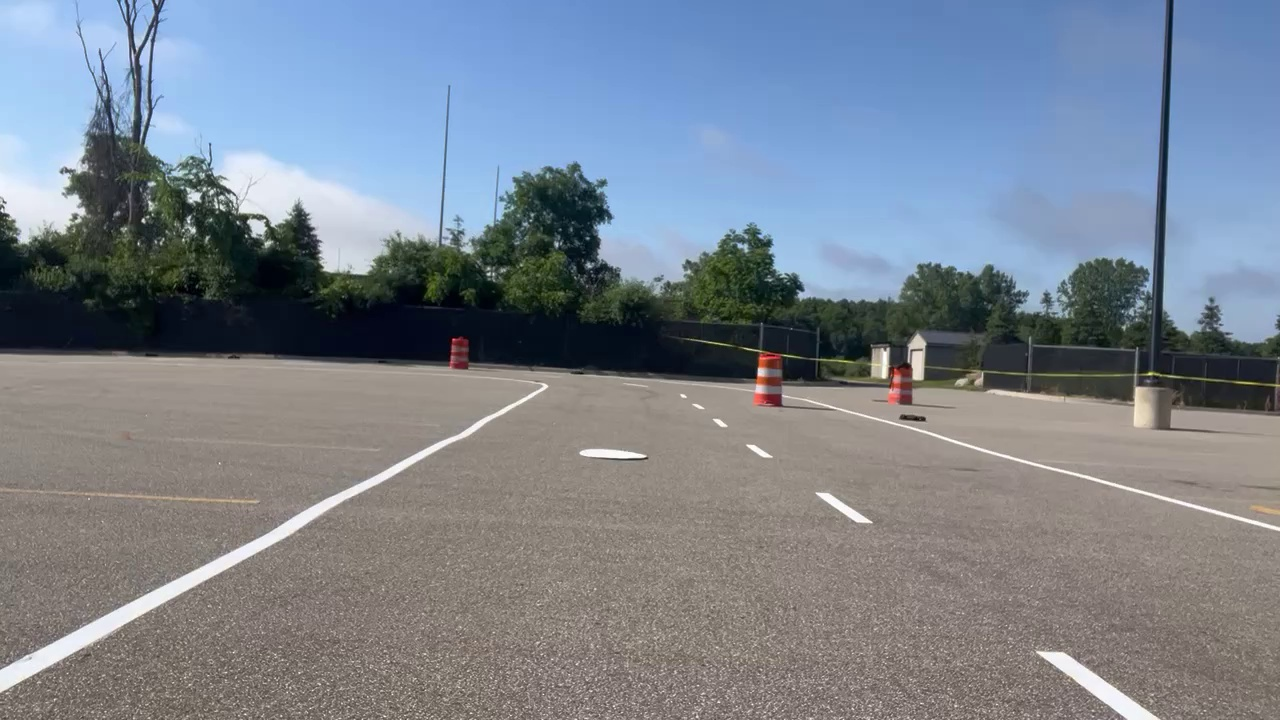
#> input picture examples/raw/frame_000000.jpg, 1280 x 720 px; its folder holds only this picture in this run
$ python check_original_reference.py
#> lines starting #> are read from the running program, lines starting #| are printed output that depends on the picture; after the words box and inside, x2 and y2 are one past the last pixel; in counts of white or black regions, pixels touching at a corner belong together
#> in main, image is the input picture: shape (720, 1280, 3); mean B, G, R 142.7, 131.4, 122.7
### src/avl_white_lines/original_viewer.py
"""Inspect every lane-processing stage beside its final result. Run with Python."""
from __future__ import annotations
import argparse
import json
from dataclasses import dataclass
from pathlib import Path
import cv2
import numpy as np

WINDOW = "MARVIN - lane pipeline | I/O masks | A/D images"
MODES = ["Article HSL white", "Previous HSV defaults", "Saved HSL"]
STAGES = [
    ("Original", "Unmodified raw frame."),
    ("HSV saturation", "HSV saturation channel: white paint usually has low saturation."),
    ("HSV value", "HSV value channel: brightness."),
    ("HSL lightness", "OpenCV calls HSL HLS: channels are H, L, S."),
    ("HSL saturation", "HSL saturation channel."),
    ("Article white mask", "From the article notebook: HSL lightness 200..255; any hue or saturation."),
    ("Previous HSV mask", "HSV H=0..180, S=0..30, V=195..255; previous tester defaults."),
    ("Saved HSL mask", "Saved HSL settings: H=0..36, L=59..205, S=0..40."),
    ("Active color mask", "A copy of the Article white, Previous HSV, or Saved HSL mask selected by M."),
    ("Filtered original", "Original colors kept where the active mask is white; all other pixels become black."),
    ("Grayscale", "Filtered BGR image converted to grayscale."),
    ("Gaussian blur", "11 x 11 Gaussian smoothing, as in the article."),
    ("Canny edges", "Canny low=50, high=150, as in the linked article."),
    ("ROI edges", "Canny edges AND region mask; input to Hough transform."),
    ("Raw Hough segments", "All Hough segments, including rejected candidates."),
    ("Accepted segments", "Reject flat segments; group by position; keep the strongest aligned set with enough foreground support."),
    ("Fitted line mask", "Least-squares straight estimates; inferred extensions are not paint pixels."),
]

def in_range(img, lo, hi):
    return cv2.inRange(img, np.array(lo, np.uint8), np.array(hi, np.uint8))

def consistent_segments(segments, width):
    """Choose the length-supported line consensus, rather than averaging markings."""
    if not segments:
        return []
    seg = np.asarray(segments,dtype=float)
    lengths = np.hypot(seg[:,2]-seg[:,0],seg[:,3]-seg[:,1])
    best = None
    best_score = -1
    for x1,y1,x2,y2 in seg:
        a = (x2-x1)/(y2-y1)
        b = x1-a*y1
        # Both endpoints must be close to the candidate infinite line.
        residual = np.maximum(np.abs(seg[:,0]-a*seg[:,1]-b),np.abs(seg[:,2]-a*seg[:,3]-b))/np.sqrt(1+a*a)
        keep = residual <= max(5,width*.008)
        score = float(lengths[keep].sum())
        if score > best_score:
            best_score,best = score,keep
    return seg[best].astype(int).tolist()

def process(img, mode=0, article_roi=False):
#> called with mode = 0, article_roi = False
    h, w = img.shape[:2]
#> h = 720; w = 1280
    hsv = cv2.cvtColor(img, cv2.COLOR_BGR2HSV)
#> hsv: shape (720, 1280, 3); mean H, S, V 58.6, 65, 152
    hls = cv2.cvtColor(img, cv2.COLOR_BGR2HLS)
#> hls: shape (720, 1280, 3); mean of channels 0, 1, 2 58.6, 133.3, 68.6
    white = in_range(hls, [0,200,0], [180,255,255])
#> in in_range, `return cv2.inRange(img, np.array(lo, np.uint8), np.array(hi, np.uint8))`:
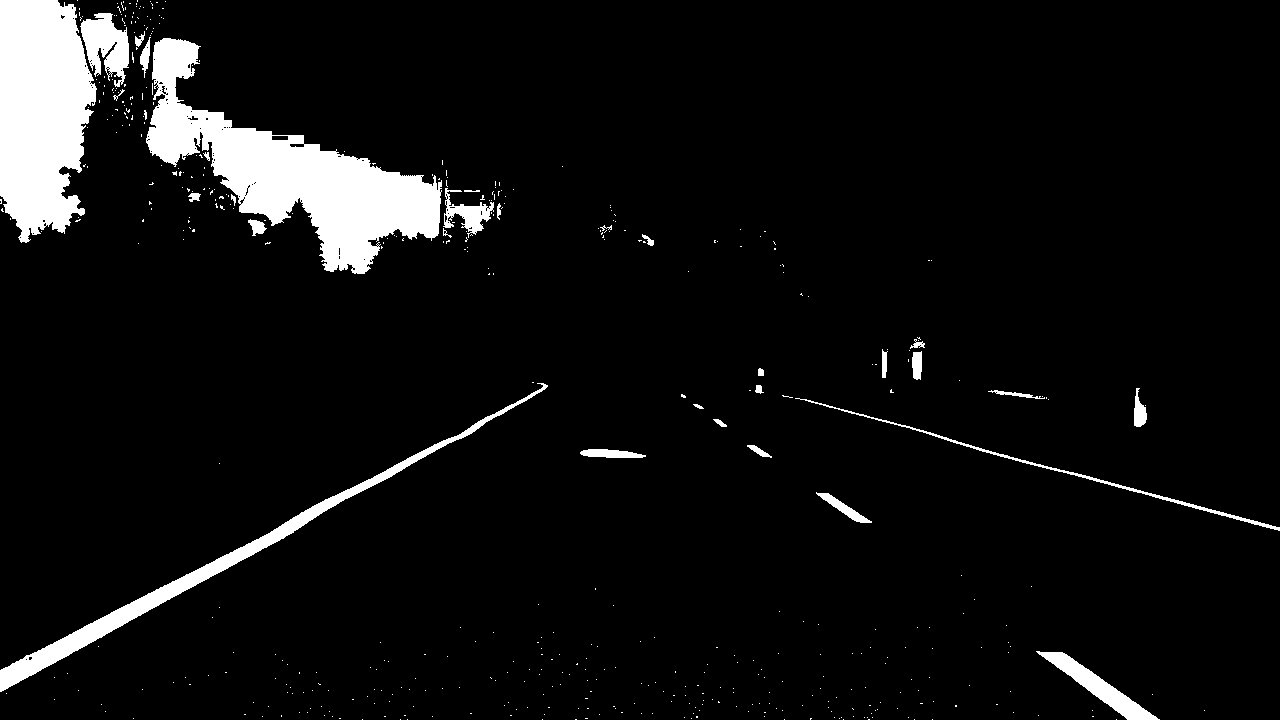
#> returned value: shape (720, 1280); 6.4% white; 507 white regions (475 under 20 px), largest, box (x1, y1, x2, y2) and area: (146, 38, 442, 274) 23313, (0, 0, 97, 243) 18294, (0, 383, 548, 692) 7159
    old_hsv = in_range(hsv, [0,0,195], [180,30,255])
#> in in_range (call 2), `return cv2.inRange(img, np.array(lo, np.uint8), np.array(hi, np.uint8))`: returned value: shape (720, 1280); 2.9% white; 685 white regions (663 under 20 px), largest, box (x1, y1, x2, y2) and area: (220, 158, 435, 274) 9238, (0, 381, 548, 693) 7339, (0, 173, 85, 243) 3245
    saved_hsl = in_range(hls, [0,59,0], [36,205,40])
#> in in_range (call 3), `return cv2.inRange(img, np.array(lo, np.uint8), np.array(hi, np.uint8))`: returned value: shape (720, 1280); 46.4% white; 80 white regions (72 under 20 px), largest, box (x1, y1, x2, y2) and area: (0, 352, 1280, 720) 426044, (867, 344, 891, 381) 384, (906, 335, 928, 382) 339
    active = [white, old_hsv, saved_hsl][mode]
    filtered = cv2.bitwise_and(img, img, mask=active)
    gray = cv2.cvtColor(filtered, cv2.COLOR_BGR2GRAY)
    blur = cv2.GaussianBlur(gray, (11,11), 0)
    edges = cv2.Canny(blur, 50, 150)
#> edges: shape (720, 1280); 0.81% white in thin lines or dots
    roi = np.zeros((h,w), np.uint8)
    # Scale the notebook's 960x540 trapezoid, avoiding its resolution-specific bug.
    points = (np.array([[130/960,1], [410/960,330/540], [650/960,350/540], [930/960,1]]) * [w-1,h-1]).astype(np.int32) if article_roi else np.array([[0,int(.4*h)],[w-1,int(.4*h)],[w-1,h-1],[0,h-1]],np.int32)
    cv2.fillPoly(roi, [points], 255)
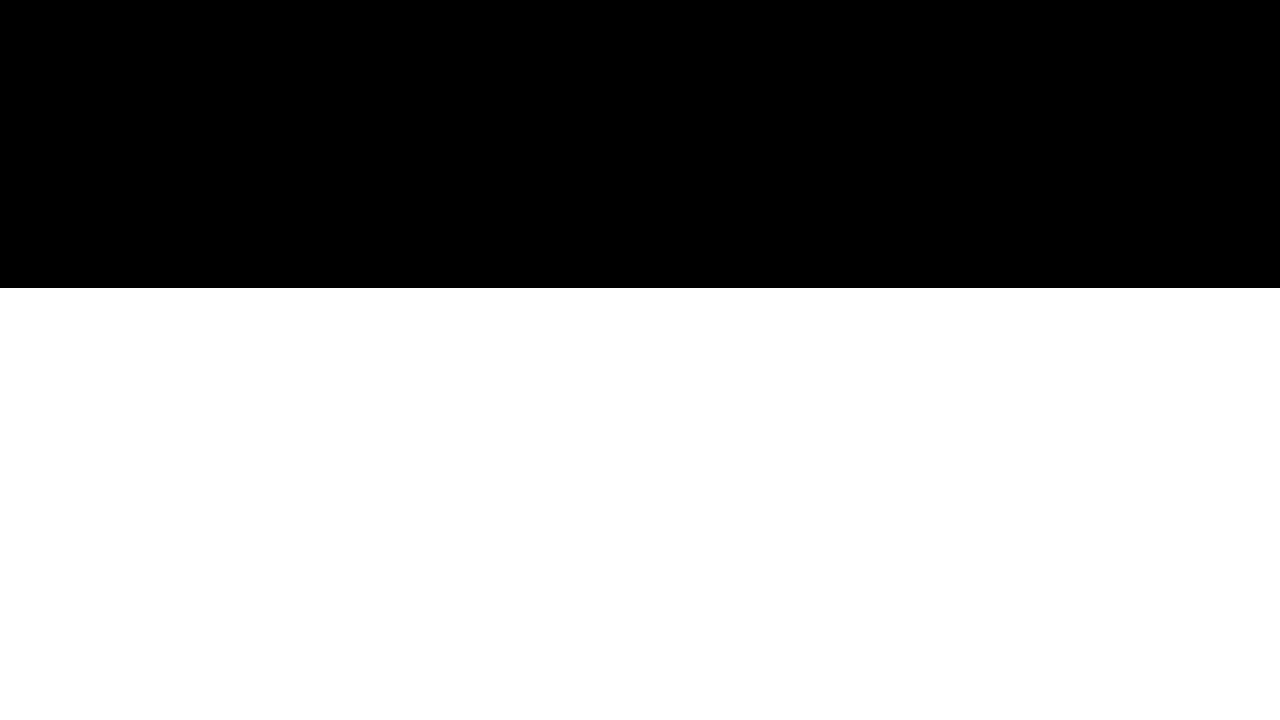
#> roi: shape (720, 1280); 60% white; 1 black region, box (x1, y1, x2, y2) and area: (0, 0, 1280, 288) 368640
    cropped = edges & roi
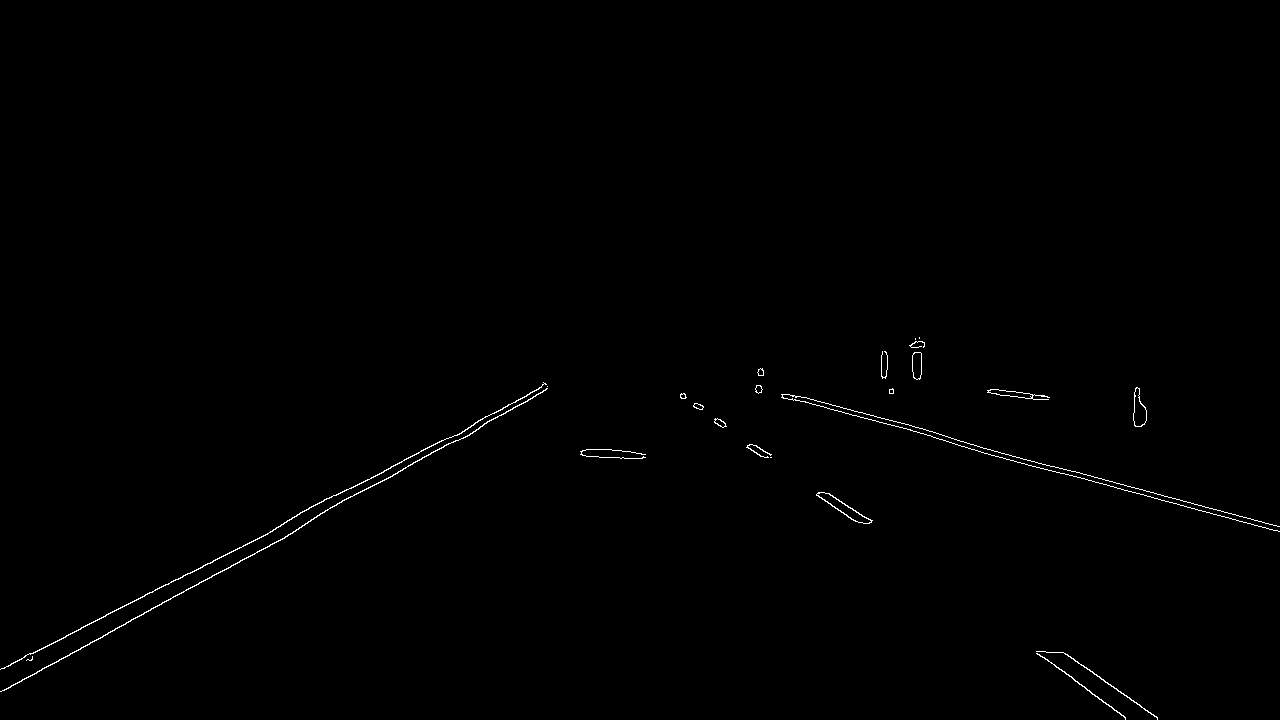
#> cropped: shape (720, 1280); 0.43% white in thin lines or dots, all inside (x1, y1, x2, y2) = (0, 337, 1280, 720)
    lines = cv2.HoughLinesP(cropped, 1, np.pi/180, 15, minLineLength=20, maxLineGap=10)
#> lines = 54 rows, first 6: [0, 669, 275, 529], [10, 687, 257, 551], [308, 521, 449, 443], [1053, 466, 1279, 526], [799, 396, 941, 434], [958, 445, 1279, 531]
    raw = np.zeros_like(img); accepted = raw.copy(); fits = raw.copy()
    groups = [[] for _ in range(2 if article_roi else 3)]
    candidates = [[] for _ in groups]
    colors = [(255,110,40),(60,230,80),(70,100,255)]
    counts = [0]*len(groups)
    if lines is not None:
        for x1,y1,x2,y2 in lines[:,0]:
            cv2.line(raw,(x1,y1),(x2,y2),(210,210,210),2,cv2.LINE_AA)
            dx,dy = float(x2-x1),float(y2-y1)
            if abs(dy) < 8 or abs(dx/dy) > 3.5: continue
            xb = x1 + (h-1-y1)*dx/dy
            if article_roi:
                if dx == 0: continue
                slope = dy/dx
                if slope < -.3 and (x1+x2)/2 < .6*w: group = 0
                elif slope > .3 and (x1+x2)/2 > .4*w: group = 1
                else: continue
            else:
                if not -.5*w < xb < 1.5*w: continue
                group = 0 if xb < .3*w else (1 if xb < .75*w else 2)
            candidates[group].append((x1,y1,x2,y2))
#> this loop made 54 passes
#> (x1, y1, x2, y2, dx, dy, xb, group) on passes 1, 2, 3, 7, 8, 10, 11, 12, 13, 14, 15, 16: (0, 669, 275, 529, 275, -140, -98.21, 0), (10, 687, 257, 551, 247, -136, -48.12, 0), (308, 521, 449, 443, 141, -78, -49.92, 0), (1094, 674, 1157, 717, 63, 43, 1159.9, 2), (474, 423, 526, 396, 52, -27, -96.07, 0), (824, 499, 855, 521, 31, 22, 1134, 2), (1036, 651, 1125, 718, 89, 67, 1126.3, 2), (300, 512, 401, 462, 101, -50, -118.1, 0), (506, 411, 527, 401, 21, -10, -140.8, 0), (827, 493, 870, 522, 43, 29, 1162.1, 2), (1, 668, 30, 653, 29, -15, -97.6, 0), (513, 407, 533, 397, 20, -10, -111, 0)
#> (x1, y1, x2, y2, dx, dy) on passes 4, 5, 6, 9, 19, 21: (1053, 466, 1279, 526, 226, 60), (799, 396, 941, 434, 142, 38), (958, 445, 1279, 531, 321, 86), (782, 396, 945, 440, 163, 44), (933, 437, 954, 443, 21, 6), (991, 389, 1049, 397, 58, 8)
    for k,segments in enumerate(candidates):
        coherent = consistent_segments(segments,w)
        if coherent:
            ys = np.asarray(coherent)[:,[1,3]]
            # Short bright objects above the foreground are weak lane evidence.
            if np.ptp(ys) < .08*h or ys.max() < .7*h:
                coherent = []
        for x1,y1,x2,y2 in coherent:
            groups[k].extend([(x1,y1),(x2,y2)])
            counts[k] += 1
            cv2.line(accepted,(x1,y1),(x2,y2),colors[k],3,cv2.LINE_AA)
#> after the loop, counts = [19, 0, 10]; ys = [[674, 717], [499, 521], [493, 522], [652, 671], [493, 520], [494, 519], [691, 717], [661, 688], [393, 408], [493, 512]]
    for k, pts in enumerate(groups):
        if len(pts) < 4: continue
        pts = np.array(pts, dtype=float)
        if np.ptp(pts[:,1]) < 15: continue
        # Fit x(y), handling vertical lines without dividing by dx.
        a,b = np.polyfit(pts[:,1],pts[:,0],1)
        # A raised ROI may include sky: do not extrapolate upward beyond evidence.
        y0,y1 = max(int(points[:,1].min()),int(pts[:,1].min())),h-1
        p0,p1 = (int(np.clip(a*y0+b,-2*w,3*w)),y0),(int(np.clip(a*y1+b,-2*w,3*w)),y1)
        cv2.line(fits,p0,p1,colors[k],6,cv2.LINE_AA)
    fits = cv2.bitwise_and(fits,fits,mask=roi)
    final = img.copy()
    visible = np.any(accepted > 0,axis=2)
#> visible: shape (720, 1280) bool; 0.92% white; 5 white regions, box (x1, y1, x2, y2) and area: (0, 386, 542, 673) 5894, (1060, 649, 1161, 720) 833, (813, 490, 875, 526) 813, (206, 524, 305, 582) 726, (678, 390, 706, 412) 192
    final[visible] = accepted[visible]
#> final: shape (720, 1280, 3); 0.92% of pixels changed, all inside (x1, y1, x2, y2) = (0, 386, 1161, 720)
    visible = np.any(fits > 0,axis=2)
#> visible: shape (720, 1280) bool; 1.1% white; 2 white regions, box (x1, y1, x2, y2) and area: (0, 385, 552, 679) 5377, (671, 389, 1165, 720) 4992
    final[visible] = (final[visible]*.2 + fits[visible]*.8).astype(np.uint8)
    cv2.polylines(final,[points],True,(0,220,255),1,cv2.LINE_AA)
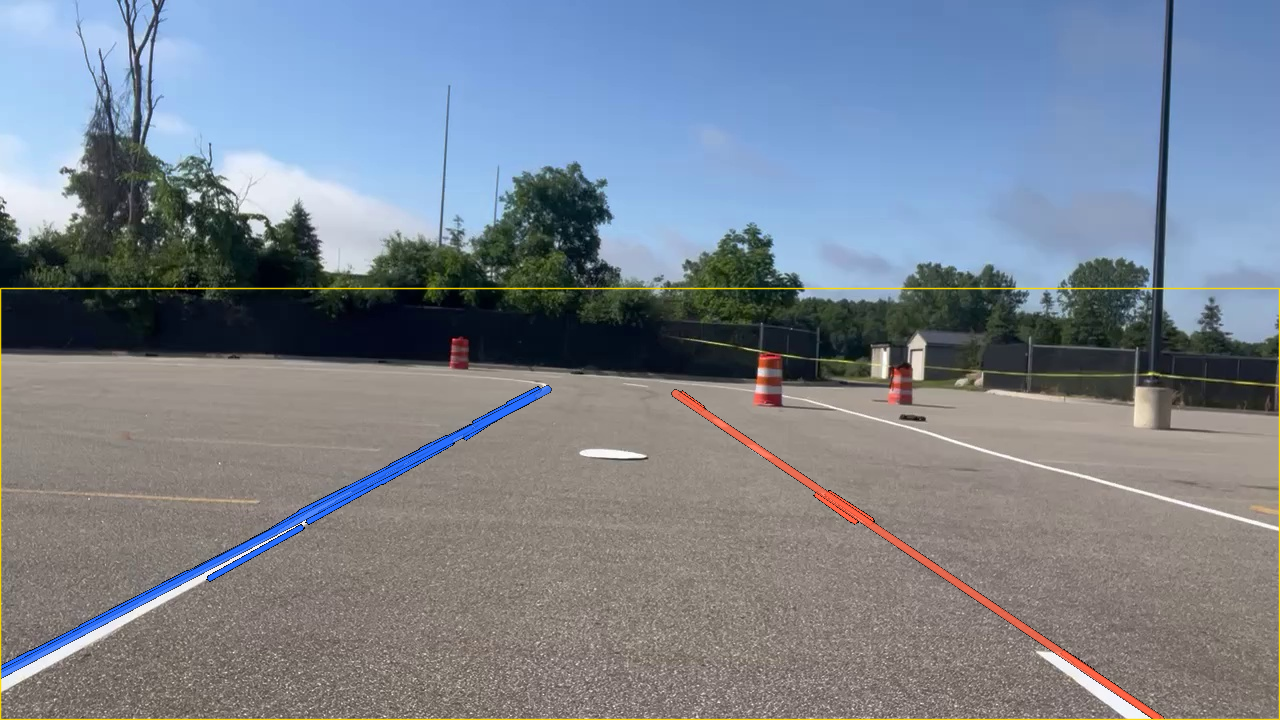
#> final: shape (720, 1280, 3); mean B, G, R 141.9, 130.6, 122.2
    stages = [img,hsv[:,:,1],hsv[:,:,2],hls[:,:,1],hls[:,:,2],white,old_hsv,saved_hsl,active,filtered,gray,blur,edges,cropped,raw,accepted,fits]
    return stages, final, {"segments":int(0 if lines is None else len(lines)),"accepted_by_group":counts,"fitted_groups":int(sum(len(p)>=4 and np.ptp(np.array(p)[:,1])>=15 for p in groups))}

# [9 lines left out: function panel, not called in this run]

@dataclass
class State:
    index: int = 0
    stage: int = 8
    mode: int = 0
    article_roi: bool = False
    # [78 lines left out: functions key, compose, main, not called in this run]

# [1 lines that do not run on import are left out]

### scripts/check_original_reference.py
"""Verify original final images without modifying source or reference assets."""
import argparse
import hashlib
import json
from pathlib import Path
import sys
import cv2
import numpy as np

ROOT=Path(__file__).resolve().parents[1]
sys.path.insert(0,str(ROOT/'src'))
from avl_white_lines.original_viewer import process

def main():
    p=argparse.ArgumentParser(description=__doc__); p.add_argument('--report',type=Path); p.add_argument('--strict-bytes',action='store_true'); args=p.parse_args()
    rows=[]
    for number in (0,410,474,710,1077):
        stem=f'frame_{number:06}'; image=cv2.imread(str(ROOT/'examples/raw'/(stem+'.jpg')))
        for mode,name in enumerate(('article_hsl_white','previous_hsv','saved_hsl')):
            _,final,_=process(image,mode,False)
            reference=ROOT/'examples/generated'/stem/name/'final.png'
            ok,encoded=cv2.imencode('.png',final)
            rows.append({'frame':number,'mode':name,'pixel_identical':bool(np.array_equal(final,cv2.imread(str(reference)))),
#> (the run stopped early here; a loop or call above may not have finished)
